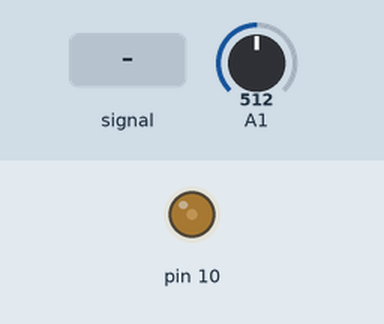
A sketch run on a simulated Arduino Uno, built with avr-gcc and run on an emulated ATmega328P. Shown: output pins drawn as LEDs (lit = HIGH). The test bench sets the inputs (shaded band); at power-on: A1 = 512. What the sketch prints to the serial monitor is not drawn.

Above: at 1.2 s.
1.3 s: A1 fed a 200 Hz sine of ±81 counts around its level
4.3 s: A1 set to 0
At 4.7 s:
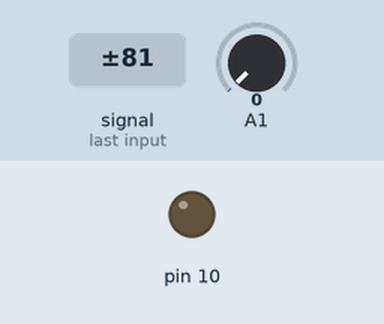
5.8 s: A1 set to 511
At 6.2 s:
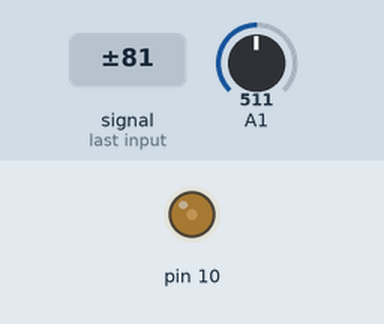
Timing chart, 0 to 8.8 s (numbered marks = the images above; inputs shaded):
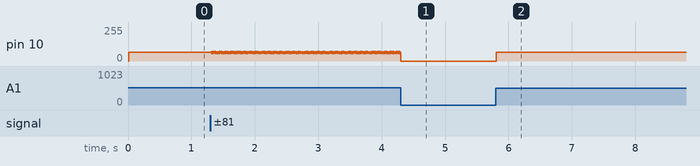

Measured:
- after the input at 5.8 s, pin 10: 0/255 → 64/255 at once

The sketch:

lab5.ino
```cpp
// 不使用`analogRead()`, `analogWrite()`。
// 藉由Timer1 Register中PWM模式，使用可變電阻調整LED之亮暗。
int x = A1;
const unsigned int TOP = 0x07FF;

void setup() {
    Serial.begin(115200);

    ADMUX |= (1 << REFS0);                                 // TODO: set voltage reference as AVCC
    ADCSRA |= (1 << ADEN);                                 // TODO: enable ADC
    ADCSRA |= (1 << ADPS2) | (1 << ADPS1) | (1 << ADPS0);  // TODO: prescale

    TCCR1A = 0;  // TCCR1A Reset
    TCCR1B = 0;  // TCCR1B Reset
    OCR1A = 0;
    OCR1B = 0;

    // TODO: set to Timer1 to Waveform Generation Mode 14: Fast PWM with TOP set by ICR1
    TCCR1A |= (1 << WGM11);
    TCCR1B |= (1 << WGM12);
    TCCR1B |= (1 << WGM13);

    OCR1B = constrain(0, 0, TOP);

    // TODO: set time prescale
    ADCSRA |= (1 << ADPS2) | (1 << ADPS1) | (1 << ADPS0);

    // TODO: set clock prescale by TCCR?B
    TCCR1B |= (1 << CS10);
    TCCR1B |= (1 << CS11);

    // TODO: set TOP by ICR1
    ICR1 = TOP;

    // TODO: enable fast PWM on pin: set OC1B at BOTTOM and clear OC1B on OCR1B compare by TCCR1A
    TCCR1A |= (1 << COM1B1);
    pinMode(10, OUTPUT);

    // TODO: set pinMode output
    DDRB |= (1 << PB2);  // pin9 output
}

uint16_t ReadADC(byte pin) {
    ADMUX |= (1 << MUX0);   // TODO: set channel
    ADCSRA |= (1 << ADSC);  // TODO: start conversion
    // TODO: wait until conversion complete
    while (bit_is_set(ADCSRA, ADSC))
        return ADC;  // TODO: return data
}

void loop() {
    Serial.println(ReadADC(x));
    OCR1B = constrain(ReadADC(1), 0, TOP);
    // TODO: write analog value by OCR?
}
```
